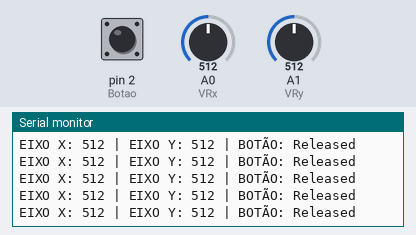
The sketch below on a simulated Arduino Uno, built with avr-gcc and run on an emulated ATmega328P. Parts: the last lines printed to the serial monitor. The test bench sets the inputs (shaded band); at power-on: A1 (VRy) = 512, pin 2 (Botao) HIGH, A0 (VRx) = 512.

Above: at 11.4 s.
11.5 s: A1 (VRy) set to 985
At 11.81 s:
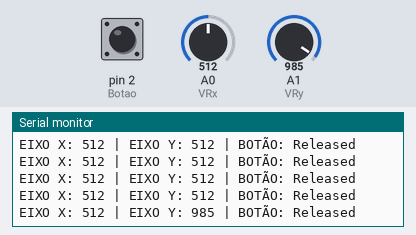
14.5 s: A1 (VRy) set to 1008
At 14.62 s:
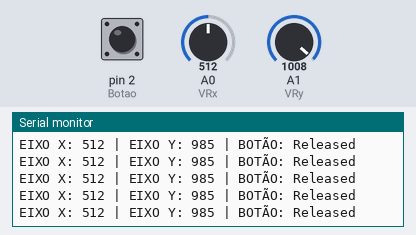
Timing chart, 0 to 17.5 s (numbered marks = the images above; inputs shaded):
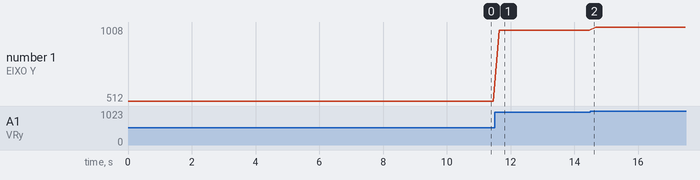

Measured:
- after the input at 11.5 s, the serial monitor: prints a new line after 0.15 s (image 1)
- plotted number 1: 512 → 985 after the input at 11.5 s, 985 → 1008 after the input at 14.5 s

The sketch:

Joystick.ino
```cpp
const int VRx = A0; // PINO DO EIXO X
const int VRy = A1; // PINO DO EIXO Y
const int Botao = 2;   // PINO DO BOTÃO

void setup() {

  Serial.begin(9600); // INICIALIZA A COMUNICAÇÃO SERIAL
  pinMode(Botao, INPUT_PULLUP); // DEFINE O BOTÃO COMO ENTRADA PULLUP
}

void loop() {
  int ValorX = analogRead(VRx); // LÊ O VALOR DO EIXO X
  int ValorY = analogRead(VRy); // LÊ O VALOR DO EIXO Y
  int estadoBotao = digitalRead(Botao); // LÊ O ESTADO DO BOTÃO

  // MOSTRA OS VALORES NO MONITOR SERIAL

  Serial.print("EIXO X: ");
  Serial.print(ValorX);
  Serial.print(" | EIXO Y: ");
  Serial.print(ValorY);
  Serial.print(" | BOTÃO: ");
  Serial.println(estadoBotao == LOW ? "Pressed" : "Released");

  delay(200);
}
```
